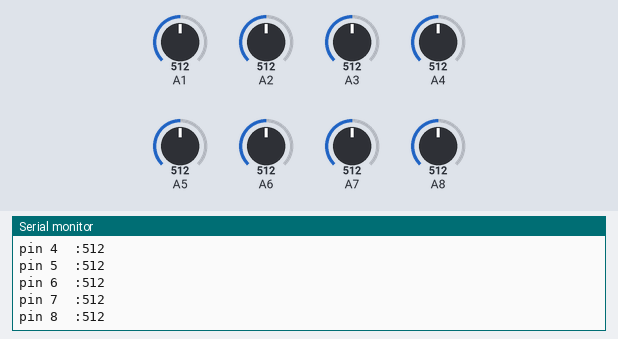
Simulated run of this sketch. Board: Arduino Mega 2560, built with avr-gcc and run on an emulated ATmega2560. On the bench: the last lines printed to the serial monitor. Inputs (shaded band) come from the test bench; at power-on: A6 = 512, A1 = 512, A2 = 512, A3 = 512, A4 = 512, A5 = 512, A7 = 512, A8 = 512.

Above: at 16.3 s.
16.4 s: A6 set to 109
At 19.4 s:
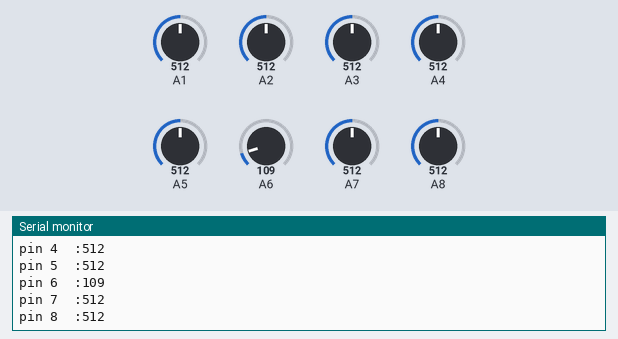
22.4 s: A6 set to 90
At 23.0 s:
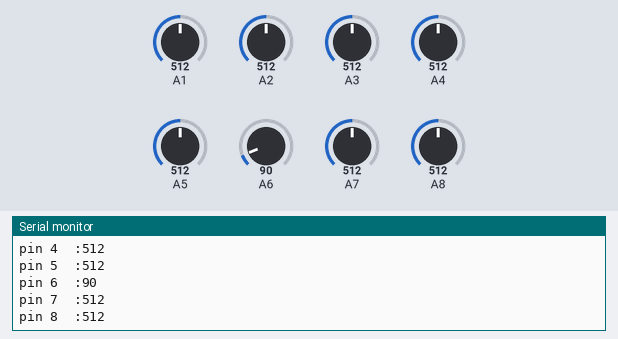
Timing chart, 0 to 25.4 s (numbered marks = the images above; inputs shaded):
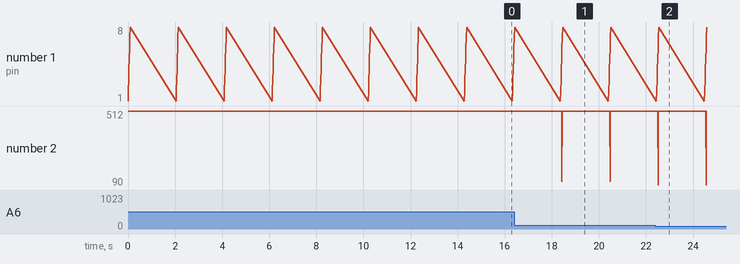

The sketch:

testingPinsFC.ino
```cpp
void setup() {
  // put your setup code here, to run once:
  Serial.begin(9600);
  pinMode(A1,INPUT);
  pinMode(A2,INPUT);
  pinMode(A3,INPUT);
  pinMode(A4,INPUT);
  pinMode(A5,INPUT);
  pinMode(A6,INPUT);
  pinMode(A7,INPUT);
  pinMode(A8,INPUT);
}

void loop() {
  // put your main code here, to run repeatedly:
  Serial.print("pin 1  :");
  Serial.println(analogRead(A1));
  Serial.print("pin 2  :");
  Serial.println(analogRead(A2));
  Serial.print("pin 3  :");
  Serial.println(analogRead(A3));
  Serial.print("pin 4  :");
  Serial.println(analogRead(A4));
  Serial.print("pin 5  :");
  Serial.println(analogRead(A5));
  Serial.print("pin 6  :");
  Serial.println(analogRead(A6));
  Serial.print("pin 7  :");
  Serial.println(analogRead(A7));
  Serial.print("pin 8  :");
  Serial.println(analogRead(A8));
  delay(2000);
}
```

Measured:
- after the input at 16.4 s, the serial monitor: prints a new line after 2.0 s (image 1)
- after the input at 22.4 s, the serial monitor: prints a new line after 0.11 s (image 2)
